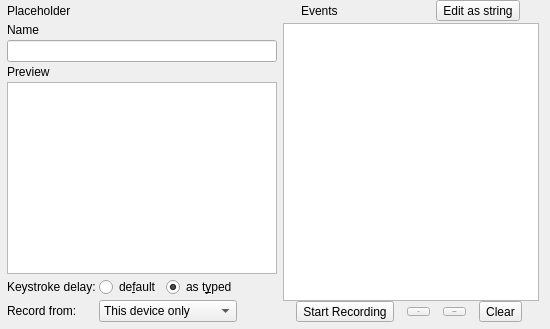
     <widget class="QWidget" name="macroTab">
      <attribute name="title">
       <string>Macro</string>
      </attribute>
      <layout class="QGridLayout" name="gridLayout_7">
       <property name="leftMargin">
        <number>7</number>
       </property>
       <property name="topMargin">
        <number>0</number>
       </property>
       <property name="bottomMargin">
        <number>7</number>
       </property>
       <property name="verticalSpacing">
        <number>2</number>
       </property>
       <item row="2" column="0">
        <layout class="QVBoxLayout" name="verticalLayout_2">
         <property name="spacing">
          <number>3</number>
         </property>
         <property name="sizeConstraint">
          <enum>QLayout::SetNoConstraint</enum>
         </property>
         <item>
          <widget class="QLabel" name="label_2">
           <property name="text">
            <string>Name</string>
           </property>
          </widget>
         </item>
         <item>
          <widget class="QLineEdit" name="macroName"/>
         </item>
         <item>
          <widget class="QLabel" name="label_3">
           <property name="text">
            <string>Preview</string>
           </property>
          </widget>
         </item>
         <item>
          <widget class="NoUserInputTextEdit" name="macroPreview">
           <property name="sizePolicy">
            <sizepolicy hsizetype="Expanding" vsizetype="MinimumExpanding">
             <horstretch>0</horstretch>
             <verstretch>0</verstretch>
            </sizepolicy>
           </property>
           <property name="contextMenuPolicy">
            <enum>Qt::DefaultContextMenu</enum>
           </property>
           <property name="acceptDrops">
            <bool>false</bool>
           </property>
           <property name="inputMethodHints">
            <set>Qt::ImhNoAutoUppercase</set>
           </property>
           <property name="documentTitle">
            <string/>
           </property>
           <property name="undoRedoEnabled">
            <bool>false</bool>
           </property>
           <property name="readOnly">
            <bool>true</bool>
           </property>
           <property name="plainText">
            <string/>
           </property>
           <property name="textInteractionFlags">
            <set>Qt::TextSelectableByKeyboard|Qt::TextSelectableByMouse</set>
           </property>
          </widget>
         </item>
         <item>
          <layout class="QGridLayout" name="gridLayout_6" columnstretch="0,0,0">
           <item row="0" column="1">
            <layout class="QHBoxLayout" name="horizontalLayout_4">
             <item>
              <widget class="QRadioButton" name="rb_delay_default">
               <property name="whatsThis">
                <string>Set delay to default values: 20us up to 15 chars, 200us above</string>
               </property>
               <property name="text">
                <string>de&amp;fault</string>
               </property>
               <property name="checked">
                <bool>false</bool>
               </property>
               <property name="autoExclusive">
                <bool>true</bool>
               </property>
              </widget>
             </item>
             <item>
              <widget class="QRadioButton" name="rb_delay_asTyped">
               <property name="whatsThis">
                <string>Delay will be the same as it was recorded</string>
               </property>
               <property name="text">
                <string>as t&amp;yped</string>
               </property>
               <property name="checked">
                <bool>true</bool>
               </property>
              </widget>
             </item>
            </layout>
           </item>
           <item row="4" column="1">
            <widget class="QComboBox" name="captureTypeBox">
             <property name="sizePolicy">
              <sizepolicy hsizetype="Minimum" vsizetype="Fixed">
               <horstretch>0</horstretch>
               <verstretch>0</verstretch>
              </sizepolicy>
             </property>
             <item>
              <property name="text">
               <string>This device only</string>
              </property>
             </item>
             <item>
              <property name="text">
               <string>All ckb-next devices</string>
              </property>
             </item>
             <item>
              <property name="text">
               <string>All keyboards</string>
              </property>
             </item>
            </widget>
           </item>
           <item row="4" column="2">
            <spacer name="horizontalSpacer_27">
             <property name="orientation">
              <enum>Qt::Horizontal</enum>
             </property>
             <property name="sizeHint" stdset="0">
              <size>
               <width>40</width>
               <height>20</height>
              </size>
             </property>
            </spacer>
           </item>
           <item row="4" column="0">
            <widget class="QLabel" name="label_6">
             <property name="text">
              <string>Record from:</string>
             </property>
            </widget>
           </item>
           <item row="0" column="0">
            <widget class="QLabel" name="label_5">
             <property name="text">
              <string>Keystroke delay:</string>
             </property>
            </widget>
           </item>
          </layout>
         </item>
        </layout>
       </item>
       <item row="1" column="1">
        <layout class="QHBoxLayout" name="horizontalLayout_6">
         <item>
          <widget class="QLabel" name="label_4">
           <property name="sizePolicy">
            <sizepolicy hsizetype="Maximum" vsizetype="Preferred">
             <horstretch>0</horstretch>
             <verstretch>0</verstretch>
            </sizepolicy>
           </property>
           <property name="text">
            <string>Events</string>
           </property>
          </widget>
         </item>
         <item>
          <spacer name="horizontalSpacer_29">
           <property name="orientation">
            <enum>Qt::Horizontal</enum>
           </property>
           <property name="sizeType">
            <enum>QSizePolicy::Minimum</enum>
           </property>
           <property name="sizeHint" stdset="0">
            <size>
             <width>80</width>
             <height>20</height>
            </size>
           </property>
          </spacer>
         </item>
         <item>
          <widget class="QToolButton" name="editAsStringBtn">
           <property name="sizePolicy">
            <sizepolicy hsizetype="Maximum" vsizetype="Fixed">
             <horstretch>0</horstretch>
             <verstretch>0</verstretch>
            </sizepolicy>
           </property>
           <property name="maximumSize">
            <size>
             <width>16777215</width>
             <height>22</height>
            </size>
           </property>
           <property name="text">
            <string>Edit as string</string>
           </property>
          </widget>
         </item>
        </layout>
       </item>
       <item row="1" column="0">
        <widget class="QLabel" name="lbl_macro">
         <property name="text">
          <string notr="true">Placeholder</string>
         </property>
        </widget>
       </item>
       <item row="2" column="1">
        <layout class="QVBoxLayout" name="verticalLayout_3">
         <property name="spacing">
          <number>0</number>
         </property>
         <item>
          <widget class="QTableView" name="tableView">
           <property name="sizePolicy">
            <sizepolicy hsizetype="Minimum" vsizetype="Expanding">
             <horstretch>0</horstretch>
             <verstretch>0</verstretch>
            </sizepolicy>
           </property>
           <property name="dragEnabled">
            <bool>true</bool>
           </property>
           <property name="dragDropOverwriteMode">
            <bool>false</bool>
           </property>
           <property name="dragDropMode">
            <enum>QAbstractItemView::InternalMove</enum>
           </property>
           <property name="defaultDropAction">
            <enum>Qt::MoveAction</enum>
           </property>
           <property name="selectionBehavior">
            <enum>QAbstractItemView::SelectRows</enum>
           </property>
           <property name="sortingEnabled">
            <bool>false</bool>
           </property>
           <property name="cornerButtonEnabled">
            <bool>false</bool>
           </property>
           <attribute name="horizontalHeaderMinimumSectionSize">
            <number>22</number>
           </attribute>
           <attribute name="horizontalHeaderDefaultSectionSize">
            <number>65</number>
           </attribute>
           <attribute name="horizontalHeaderHighlightSections">
            <bool>false</bool>
           </attribute>
           <attribute name="horizontalHeaderStretchLastSection">
            <bool>true</bool>
           </attribute>
           <attribute name="verticalHeaderVisible">
            <bool>false</bool>
           </attribute>
           <attribute name="verticalHeaderMinimumSectionSize">
            <number>22</number>
           </attribute>
           <attribute name="verticalHeaderDefaultSectionSize">
            <number>22</number>
           </attribute>
          </widget>
         </item>
         <item>
          <layout class="QHBoxLayout" name="horizontalLayout_7">
           <item>
            <widget class="ClickEventPushButton" name="btnStartMacro">
             <property name="text">
              <string>Start Recording</string>
             </property>
            </widget>
           </item>
           <item>
            <widget class="QToolButton" name="btnAddEvent">
             <property name="minimumSize">
              <size>
               <width>23</width>
               <height>0</height>
              </size>
             </property>
             <property name="font">
              <font>
               <pointsize>-1</pointsize>
               <weight>50</weight>
               <bold>false</bold>
              </font>
             </property>
             <property name="text">
              <string>Add</string>
             </property>
            </widget>
           </item>
           <item>
            <widget class="QToolButton" name="btnRemoveEvent">
             <property name="minimumSize">
              <size>
               <width>23</width>
               <height>0</height>
              </size>
             </property>
             <property name="font">
              <font>
               <pointsize>-1</pointsize>
               <weight>50</weight>
               <bold>false</bold>
              </font>
             </property>
             <property name="text">
              <string>Remove</string>
             </property>
            </widget>
           </item>
           <item>
            <widget class="QToolButton" name="btnClearMacro">
             <property name="sizePolicy">
              <sizepolicy hsizetype="Fixed" vsizetype="Fixed">
               <horstretch>0</horstretch>
               <verstretch>0</verstretch>
              </sizepolicy>
             </property>
             <property name="text">
              <string>Clear</string>
             </property>
            </widget>
           </item>
          </layout>
         </item>
        </layout>
       </item>
      </layout>
     </widget>
